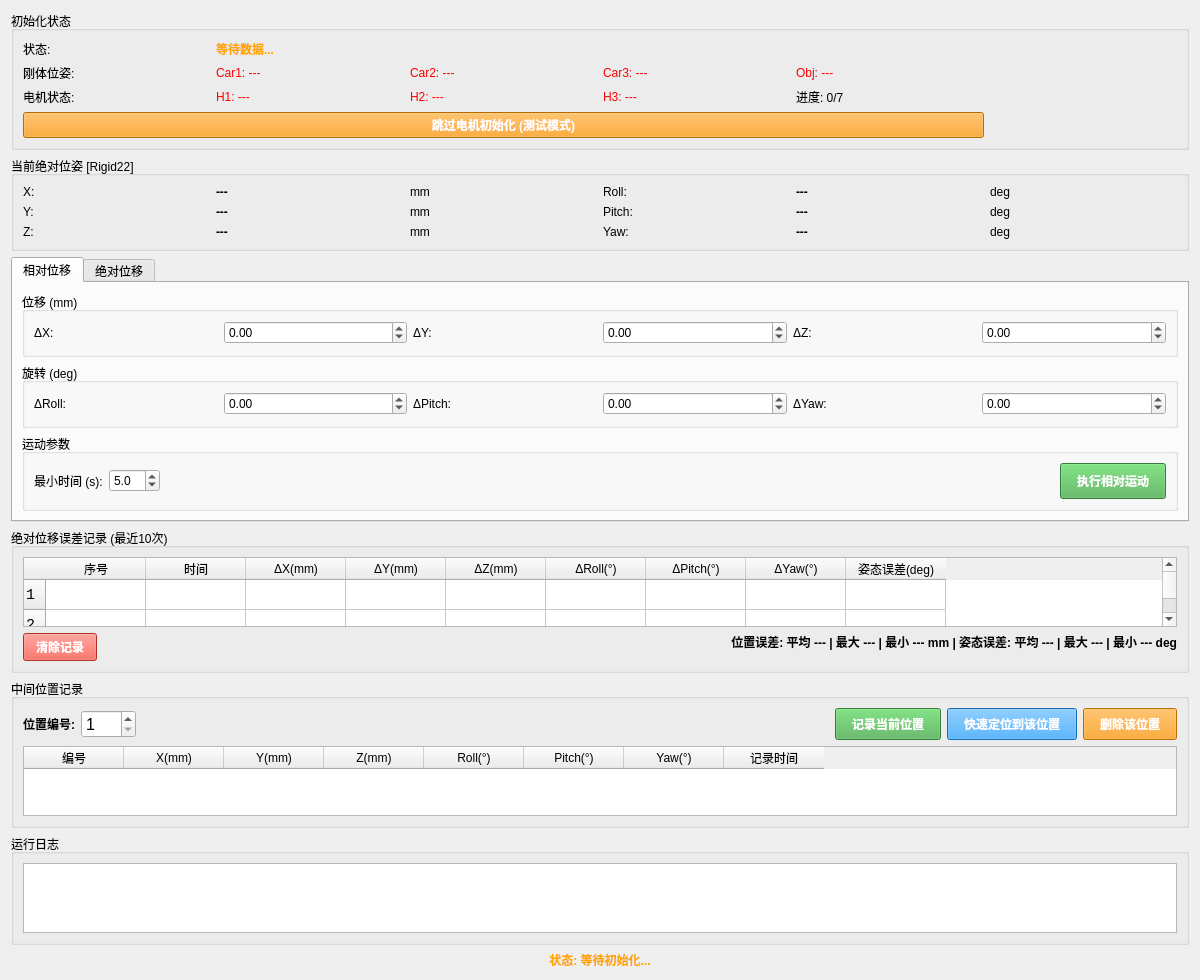
<?xml version="1.0" encoding="UTF-8"?>
<ui version="4.0">
 <class>HuataiControlWidget</class>
 <widget class="QWidget" name="HuataiControlWidget">
  <property name="geometry">
   <rect>
    <x>0</x>
    <y>0</y>
    <width>1200</width>
    <height>900</height>
   </rect>
  </property>
  <property name="windowTitle">
   <string>协同调姿控制器</string>
  </property>
  <layout class="QVBoxLayout" name="verticalLayout">
   <item>
    <widget class="QGroupBox" name="groupBox_init_status">
     <property name="title">
      <string>初始化状态</string>
     </property>
     <layout class="QGridLayout" name="gridLayout_init">
      <item row="0" column="0">
       <widget class="QLabel" name="label_init_title">
        <property name="text">
         <string>状态:</string>
        </property>
       </widget>
      </item>
      <item row="0" column="1" colspan="5">
       <widget class="QLabel" name="label_init_status">
        <property name="text">
         <string>等待数据...</string>
        </property>
        <property name="styleSheet">
         <string notr="true">color: orange; font-weight: bold;</string>
        </property>
       </widget>
      </item>
      <item row="1" column="0">
       <widget class="QLabel" name="label_poses">
        <property name="text">
         <string>刚体位姿:</string>
        </property>
       </widget>
      </item>
      <item row="1" column="1">
       <widget class="QLabel" name="status_car1">
        <property name="text">
         <string>Car1: ---</string>
        </property>
        <property name="styleSheet">
         <string notr="true">color: red;</string>
        </property>
       </widget>
      </item>
      <item row="1" column="2">
       <widget class="QLabel" name="status_car2">
        <property name="text">
         <string>Car2: ---</string>
        </property>
        <property name="styleSheet">
         <string notr="true">color: red;</string>
        </property>
       </widget>
      </item>
      <item row="1" column="3">
       <widget class="QLabel" name="status_car3">
        <property name="text">
         <string>Car3: ---</string>
        </property>
        <property name="styleSheet">
         <string notr="true">color: red;</string>
        </property>
       </widget>
      </item>
      <item row="1" column="4">
       <widget class="QLabel" name="status_obj">
        <property name="text">
         <string>Obj: ---</string>
        </property>
        <property name="styleSheet">
         <string notr="true">color: red;</string>
        </property>
       </widget>
      </item>
      <item row="2" column="0">
       <widget class="QLabel" name="label_motors">
        <property name="text">
         <string>电机状态:</string>
        </property>
       </widget>
      </item>
      <item row="2" column="1">
       <widget class="QLabel" name="status_motor1">
        <property name="text">
         <string>H1: ---</string>
        </property>
        <property name="styleSheet">
         <string notr="true">color: red;</string>
        </property>
       </widget>
      </item>
      <item row="2" column="2">
       <widget class="QLabel" name="status_motor2">
        <property name="text">
         <string>H2: ---</string>
        </property>
        <property name="styleSheet">
         <string notr="true">color: red;</string>
        </property>
       </widget>
      </item>
      <item row="2" column="3">
       <widget class="QLabel" name="status_motor3">
        <property name="text">
         <string>H3: ---</string>
        </property>
        <property name="styleSheet">
         <string notr="true">color: red;</string>
        </property>
       </widget>
      </item>
      <item row="2" column="4">
       <widget class="QLabel" name="label_init_progress">
        <property name="text">
         <string>进度: 0/7</string>
        </property>
       </widget>
      </item>
      <item row="3" column="0" colspan="5">
       <widget class="QPushButton" name="btn_skip_motor">
        <property name="text">
         <string>跳过电机初始化 (测试模式)</string>
        </property>
        <property name="styleSheet">
         <string notr="true">background-color: #FF9800; color: white; font-weight: bold;</string>
        </property>
       </widget>
      </item>
     </layout>
    </widget>
   </item>
   <item>
    <widget class="QGroupBox" name="groupBox_current">
     <property name="title">
      <string>当前绝对位姿 [Rigid22]</string>
     </property>
     <layout class="QGridLayout" name="gridLayout_current">
      <item row="0" column="0">
       <widget class="QLabel" name="label_curr_x">
        <property name="text">
         <string>X:</string>
        </property>
       </widget>
      </item>
      <item row="0" column="1">
       <widget class="QLabel" name="value_curr_x">
        <property name="text">
         <string>---</string>
        </property>
        <property name="font">
         <font>
          <weight>75</weight>
          <bold>true</bold>
         </font>
        </property>
       </widget>
      </item>
      <item row="0" column="2">
       <widget class="QLabel" name="label_curr_x_unit">
        <property name="text">
         <string>mm</string>
        </property>
       </widget>
      </item>
      <item row="0" column="3">
       <widget class="QLabel" name="label_curr_rx">
        <property name="text">
         <string>Roll:</string>
        </property>
       </widget>
      </item>
      <item row="0" column="4">
       <widget class="QLabel" name="value_curr_rx">
        <property name="text">
         <string>---</string>
        </property>
        <property name="font">
         <font>
          <weight>75</weight>
          <bold>true</bold>
         </font>
        </property>
       </widget>
      </item>
      <item row="0" column="5">
       <widget class="QLabel" name="label_curr_rx_unit">
        <property name="text">
         <string>deg</string>
        </property>
       </widget>
      </item>
      <item row="1" column="0">
       <widget class="QLabel" name="label_curr_y">
        <property name="text">
         <string>Y:</string>
        </property>
       </widget>
      </item>
      <item row="1" column="1">
       <widget class="QLabel" name="value_curr_y">
        <property name="text">
         <string>---</string>
        </property>
        <property name="font">
         <font>
          <weight>75</weight>
          <bold>true</bold>
         </font>
        </property>
       </widget>
      </item>
      <item row="1" column="2">
       <widget class="QLabel" name="label_curr_y_unit">
        <property name="text">
         <string>mm</string>
        </property>
       </widget>
      </item>
      <item row="1" column="3">
       <widget class="QLabel" name="label_curr_ry">
        <property name="text">
         <string>Pitch:</string>
        </property>
       </widget>
      </item>
      <item row="1" column="4">
       <widget class="QLabel" name="value_curr_ry">
        <property name="text">
         <string>---</string>
        </property>
        <property name="font">
         <font>
          <weight>75</weight>
          <bold>true</bold>
         </font>
        </property>
       </widget>
      </item>
      <item row="1" column="5">
       <widget class="QLabel" name="label_curr_ry_unit">
        <property name="text">
         <string>deg</string>
        </property>
       </widget>
      </item>
      <item row="2" column="0">
       <widget class="QLabel" name="label_curr_z">
        <property name="text">
         <string>Z:</string>
        </property>
       </widget>
      </item>
      <item row="2" column="1">
       <widget class="QLabel" name="value_curr_z">
        <property name="text">
         <string>---</string>
        </property>
        <property name="font">
         <font>
          <weight>75</weight>
          <bold>true</bold>
         </font>
        </property>
       </widget>
      </item>
      <item row="2" column="2">
       <widget class="QLabel" name="label_curr_z_unit">
        <property name="text">
         <string>mm</string>
        </property>
       </widget>
      </item>
      <item row="2" column="3">
       <widget class="QLabel" name="label_curr_rz">
        <property name="text">
         <string>Yaw:</string>
        </property>
       </widget>
      </item>
      <item row="2" column="4">
       <widget class="QLabel" name="value_curr_rz">
        <property name="text">
         <string>---</string>
        </property>
        <property name="font">
         <font>
          <weight>75</weight>
          <bold>true</bold>
         </font>
        </property>
       </widget>
      </item>
      <item row="2" column="5">
       <widget class="QLabel" name="label_curr_rz_unit">
        <property name="text">
         <string>deg</string>
        </property>
       </widget>
      </item>
     </layout>
    </widget>
   </item>
   <item>
    <widget class="QTabWidget" name="tabWidget">
     <property name="currentIndex">
      <number>0</number>
     </property>
     <widget class="QWidget" name="tab_relative">
      <attribute name="title">
       <string>相对位移</string>
      </attribute>
      <layout class="QVBoxLayout" name="verticalLayout_relative">
       <item>
        <widget class="QGroupBox" name="groupBox_rel_pos">
         <property name="title">
          <string>位移 (mm)</string>
         </property>
         <layout class="QGridLayout" name="gridLayout_rel_pos">
          <item row="0" column="0">
           <widget class="QLabel" name="label_rel_x">
            <property name="text">
             <string>ΔX:</string>
            </property>
           </widget>
          </item>
          <item row="0" column="1">
           <widget class="QDoubleSpinBox" name="spin_rel_x">
            <property name="decimals">
             <number>2</number>
            </property>
            <property name="minimum">
             <double>-200.000000000000000</double>
            </property>
            <property name="maximum">
             <double>200.000000000000000</double>
            </property>
            <property name="singleStep">
             <double>1.000000000000000</double>
            </property>
           </widget>
          </item>
          <item row="0" column="2">
           <widget class="QLabel" name="label_rel_y">
            <property name="text">
             <string>ΔY:</string>
            </property>
           </widget>
          </item>
          <item row="0" column="3">
           <widget class="QDoubleSpinBox" name="spin_rel_y">
            <property name="decimals">
             <number>2</number>
            </property>
            <property name="minimum">
             <double>-200.000000000000000</double>
            </property>
            <property name="maximum">
             <double>200.000000000000000</double>
            </property>
            <property name="singleStep">
             <double>1.000000000000000</double>
            </property>
           </widget>
          </item>
          <item row="0" column="4">
           <widget class="QLabel" name="label_rel_z">
            <property name="text">
             <string>ΔZ:</string>
            </property>
           </widget>
          </item>
          <item row="0" column="5">
           <widget class="QDoubleSpinBox" name="spin_rel_z">
            <property name="decimals">
             <number>2</number>
            </property>
            <property name="minimum">
             <double>-200.000000000000000</double>
            </property>
            <property name="maximum">
             <double>200.000000000000000</double>
            </property>
            <property name="singleStep">
             <double>1.000000000000000</double>
            </property>
           </widget>
          </item>
         </layout>
        </widget>
       </item>
       <item>
        <widget class="QGroupBox" name="groupBox_rel_rot">
         <property name="title">
          <string>旋转 (deg)</string>
         </property>
         <layout class="QGridLayout" name="gridLayout_rel_rot">
          <item row="0" column="0">
           <widget class="QLabel" name="label_rel_rx">
            <property name="text">
             <string>ΔRoll:</string>
            </property>
           </widget>
          </item>
          <item row="0" column="1">
           <widget class="QDoubleSpinBox" name="spin_rel_rx">
            <property name="decimals">
             <number>2</number>
            </property>
            <property name="minimum">
             <double>-1.000000000000000</double>
            </property>
            <property name="maximum">
             <double>1.000000000000000</double>
            </property>
            <property name="singleStep">
             <double>0.100000000000000</double>
            </property>
           </widget>
          </item>
          <item row="0" column="2">
           <widget class="QLabel" name="label_rel_ry">
            <property name="text">
             <string>ΔPitch:</string>
            </property>
           </widget>
          </item>
          <item row="0" column="3">
           <widget class="QDoubleSpinBox" name="spin_rel_ry">
            <property name="decimals">
             <number>2</number>
            </property>
            <property name="minimum">
             <double>-1.000000000000000</double>
            </property>
            <property name="maximum">
             <double>1.000000000000000</double>
            </property>
            <property name="singleStep">
             <double>0.100000000000000</double>
            </property>
           </widget>
          </item>
          <item row="0" column="4">
           <widget class="QLabel" name="label_rel_rz">
            <property name="text">
             <string>ΔYaw:</string>
            </property>
           </widget>
          </item>
          <item row="0" column="5">
           <widget class="QDoubleSpinBox" name="spin_rel_rz">
            <property name="decimals">
             <number>2</number>
            </property>
            <property name="minimum">
             <double>-1.000000000000000</double>
            </property>
            <property name="maximum">
             <double>1.000000000000000</double>
            </property>
            <property name="singleStep">
             <double>0.100000000000000</double>
            </property>
           </widget>
          </item>
         </layout>
        </widget>
       </item>
       <item>
        <widget class="QGroupBox" name="groupBox_rel_time">
         <property name="title">
          <string>运动参数</string>
         </property>
         <layout class="QHBoxLayout" name="horizontalLayout_rel_time">
          <item>
           <widget class="QLabel" name="label_rel_time">
            <property name="text">
             <string>最小时间 (s):</string>
            </property>
           </widget>
          </item>
          <item>
           <widget class="QDoubleSpinBox" name="spin_rel_time">
            <property name="decimals">
             <number>1</number>
            </property>
            <property name="minimum">
             <double>2.000000000000000</double>
            </property>
            <property name="maximum">
             <double>60.000000000000000</double>
            </property>
            <property name="singleStep">
             <double>0.500000000000000</double>
            </property>
            <property name="value">
             <double>5.000000000000000</double>
            </property>
           </widget>
          </item>
          <item>
           <spacer name="horizontalSpacer_rel">
            <property name="orientation">
             <enum>Qt::Horizontal</enum>
            </property>
            <property name="sizeHint" stdset="0">
             <size>
              <width>40</width>
              <height>20</height>
             </size>
            </property>
           </spacer>
          </item>
          <item>
           <widget class="QPushButton" name="btn_rel_execute">
            <property name="text">
             <string>执行相对运动</string>
            </property>
            <property name="styleSheet">
             <string notr="true">background-color: #4CAF50; color: white; font-weight: bold; padding: 8px 16px;</string>
            </property>
           </widget>
          </item>
         </layout>
        </widget>
       </item>
      </layout>
     </widget>
     <widget class="QWidget" name="tab_absolute">
      <attribute name="title">
       <string>绝对位移</string>
      </attribute>
      <layout class="QVBoxLayout" name="verticalLayout_absolute">
       <item>
        <widget class="QGroupBox" name="groupBox_abs_pos">
         <property name="title">
          <string>位置 (mm)</string>
         </property>
         <layout class="QGridLayout" name="gridLayout_abs_pos">
          <item row="0" column="0">
           <widget class="QLabel" name="label_abs_x">
            <property name="text">
             <string>X:</string>
            </property>
           </widget>
          </item>
          <item row="0" column="1">
           <widget class="QDoubleSpinBox" name="spin_abs_x">
            <property name="decimals">
             <number>2</number>
            </property>
            <property name="minimum">
             <double>-100000.000000000000000</double>
            </property>
            <property name="maximum">
             <double>100000.000000000000000</double>
            </property>
            <property name="singleStep">
             <double>1.000000000000000</double>
            </property>
           </widget>
          </item>
          <item row="0" column="2">
           <widget class="QLabel" name="label_abs_y">
            <property name="text">
             <string>Y:</string>
            </property>
           </widget>
          </item>
          <item row="0" column="3">
           <widget class="QDoubleSpinBox" name="spin_abs_y">
            <property name="decimals">
             <number>2</number>
            </property>
            <property name="minimum">
             <double>-100000.000000000000000</double>
            </property>
            <property name="maximum">
             <double>100000.000000000000000</double>
            </property>
            <property name="singleStep">
             <double>1.000000000000000</double>
            </property>
           </widget>
          </item>
          <item row="0" column="4">
           <widget class="QLabel" name="label_abs_z">
            <property name="text">
             <string>Z:</string>
            </property>
           </widget>
          </item>
          <item row="0" column="5">
           <widget class="QDoubleSpinBox" name="spin_abs_z">
            <property name="decimals">
             <number>2</number>
            </property>
            <property name="minimum">
             <double>-100000.000000000000000</double>
            </property>
            <property name="maximum">
             <double>100000.000000000000000</double>
            </property>
            <property name="singleStep">
             <double>1.000000000000000</double>
            </property>
           </widget>
          </item>
         </layout>
        </widget>
       </item>
       <item>
        <widget class="QGroupBox" name="groupBox_abs_rot">
         <property name="title">
          <string>姿态 (deg)</string>
         </property>
         <layout class="QGridLayout" name="gridLayout_abs_rot">
          <item row="0" column="0">
           <widget class="QLabel" name="label_abs_rx">
            <property name="text">
             <string>Roll:</string>
            </property>
           </widget>
          </item>
          <item row="0" column="1">
           <widget class="QDoubleSpinBox" name="spin_abs_rx">
            <property name="decimals">
             <number>2</number>
            </property>
            <property name="minimum">
             <double>-180.000000000000000</double>
            </property>
            <property name="maximum">
             <double>180.000000000000000</double>
            </property>
            <property name="singleStep">
             <double>0.100000000000000</double>
            </property>
           </widget>
          </item>
          <item row="0" column="2">
           <widget class="QLabel" name="label_abs_ry">
            <property name="text">
             <string>Pitch:</string>
            </property>
           </widget>
          </item>
          <item row="0" column="3">
           <widget class="QDoubleSpinBox" name="spin_abs_ry">
            <property name="decimals">
             <number>2</number>
            </property>
            <property name="minimum">
             <double>-180.000000000000000</double>
            </property>
            <property name="maximum">
             <double>180.000000000000000</double>
            </property>
            <property name="singleStep">
             <double>0.100000000000000</double>
            </property>
           </widget>
          </item>
          <item row="0" column="4">
           <widget class="QLabel" name="label_abs_rz">
            <property name="text">
             <string>Yaw:</string>
            </property>
           </widget>
          </item>
          <item row="0" column="5">
           <widget class="QDoubleSpinBox" name="spin_abs_rz">
            <property name="decimals">
             <number>2</number>
            </property>
            <property name="minimum">
             <double>-180.000000000000000</double>
            </property>
            <property name="maximum">
             <double>180.000000000000000</double>
            </property>
            <property name="singleStep">
             <double>0.100000000000000</double>
            </property>
           </widget>
          </item>
         </layout>
        </widget>
       </item>
       <item>
        <widget class="QGroupBox" name="groupBox_abs_time">
         <property name="title">
          <string>运动参数</string>
         </property>
         <layout class="QHBoxLayout" name="horizontalLayout_abs_time">
          <item>
           <widget class="QLabel" name="label_abs_time">
            <property name="text">
             <string>最小时间 (s):</string>
            </property>
           </widget>
          </item>
          <item>
           <widget class="QDoubleSpinBox" name="spin_abs_time">
            <property name="decimals">
             <number>1</number>
            </property>
            <property name="minimum">
             <double>2.000000000000000</double>
            </property>
            <property name="maximum">
             <double>60.000000000000000</double>
            </property>
            <property name="singleStep">
             <double>0.500000000000000</double>
            </property>
            <property name="value">
             <double>5.000000000000000</double>
            </property>
           </widget>
          </item>
          <item>
           <spacer name="horizontalSpacer_abs">
            <property name="orientation">
             <enum>Qt::Horizontal</enum>
            </property>
            <property name="sizeHint" stdset="0">
             <size>
              <width>40</width>
              <height>20</height>
             </size>
            </property>
           </spacer>
          </item>
          <item>
           <widget class="QPushButton" name="btn_abs_execute">
            <property name="text">
             <string>执行绝对运动</string>
            </property>
            <property name="styleSheet">
             <string notr="true">background-color: #2196F3; color: white; font-weight: bold; padding: 8px 16px;</string>
            </property>
           </widget>
          </item>
          <item>
           <widget class="QPushButton" name="btn_abs_record">
            <property name="text">
             <string>记录误差</string>
            </property>
            <property name="styleSheet">
             <string notr="true">background-color: #4CAF50; color: white; font-weight: bold; padding: 8px 16px;</string>
            </property>
           </widget>
          </item>
         </layout>
        </widget>
       </item>
      </layout>
     </widget>
    </widget>
   </item>
   <item>
    <widget class="QGroupBox" name="groupBox_deviation">
     <property name="title">
      <string>绝对位移误差记录 (最近10次)</string>
     </property>
     <layout class="QVBoxLayout" name="verticalLayout_deviation">
      <item>
       <widget class="QTableWidget" name="table_deviation">
        <property name="rowCount">
         <number>10</number>
        </property>
        <property name="columnCount">
         <number>9</number>
        </property>
        <property name="editTriggers">
         <set>QAbstractItemView::NoEditTriggers</set>
        </property>
        <property name="selectionMode">
         <enum>QAbstractItemView::SingleSelection</enum>
        </property>
        <property name="selectionBehavior">
         <enum>QAbstractItemView::SelectRows</enum>
        </property>
        <property name="font">
         <font>
          <family>Monospace</family>
          <pointsize>11</pointsize>
         </font>
        </property>
        <property name="minimumHeight">
         <number>200</number>
        </property>
        <column>
         <property name="text">
          <string>序号</string>
         </property>
         <property name="width">
          <number>50</number>
         </property>
        </column>
        <column>
         <property name="text">
          <string>时间</string>
         </property>
         <property name="width">
          <number>100</number>
         </property>
        </column>
        <column>
         <property name="text">
          <string>ΔX(mm)</string>
         </property>
         <property name="width">
          <number>80</number>
         </property>
        </column>
        <column>
         <property name="text">
          <string>ΔY(mm)</string>
         </property>
         <property name="width">
          <number>80</number>
         </property>
        </column>
        <column>
         <property name="text">
          <string>ΔZ(mm)</string>
         </property>
         <property name="width">
          <number>80</number>
         </property>
        </column>
        <column>
         <property name="text">
          <string>ΔRoll(°)</string>
         </property>
         <property name="width">
          <number>80</number>
         </property>
        </column>
        <column>
         <property name="text">
          <string>ΔPitch(°)</string>
         </property>
         <property name="width">
          <number>80</number>
         </property>
        </column>
        <column>
         <property name="text">
          <string>ΔYaw(°)</string>
         </property>
         <property name="width">
          <number>80</number>
         </property>
        </column>
        <column>
         <property name="text">
          <string>姿态误差(deg)</string>
         </property>
         <property name="width">
          <number>100</number>
         </property>
        </column>
       </widget>
      </item>
      <item>
       <layout class="QHBoxLayout" name="horizontalLayout_deviation">
        <item>
         <widget class="QPushButton" name="btn_clear_records">
          <property name="text">
           <string>清除记录</string>
          </property>
          <property name="styleSheet">
           <string notr="true">background-color: #f44336; color: white; font-weight: bold; padding: 4px 12px;</string>
          </property>
         </widget>
        </item>
        <item>
         <spacer name="horizontalSpacer_deviation">
          <property name="orientation">
           <enum>Qt::Horizontal</enum>
          </property>
          <property name="sizeHint" stdset="0">
           <size>
            <width>40</width>
            <height>20</height>
           </size>
          </property>
         </spacer>
        </item>
        <item>
         <widget class="QLabel" name="label_deviation_summary">
          <property name="text">
           <string>位置误差: 平均 --- | 最大 --- | 最小 --- mm | 姿态误差: 平均 --- | 最大 --- | 最小 --- deg</string>
          </property>
          <property name="alignment">
           <set>Qt::AlignRight</set>
          </property>
          <property name="styleSheet">
           <string notr="true">font-weight: bold;</string>
          </property>
         </widget>
        </item>
       </layout>
      </item>
     </layout>
    </widget>
   </item>
   <item>
    <widget class="QGroupBox" name="groupBox_positions">
     <property name="title">
      <string>中间位置记录</string>
     </property>
     <layout class="QVBoxLayout" name="verticalLayout_positions">
      <item>
       <layout class="QHBoxLayout" name="horizontalLayout_pos_input">
        <item>
         <widget class="QLabel" name="label_pos_id">
          <property name="text">
           <string>位置编号:</string>
          </property>
          <property name="styleSheet">
           <string notr="true">font-weight: bold;</string>
          </property>
         </widget>
        </item>
        <item>
         <widget class="QSpinBox" name="spin_pos_id">
          <property name="minimum">
           <number>1</number>
          </property>
          <property name="maximum">
           <number>999</number>
          </property>
          <property name="value">
           <number>1</number>
          </property>
          <property name="font">
           <font>
            <pointsize>12</pointsize>
           </font>
          </property>
         </widget>
        </item>
        <item>
         <spacer name="horizontalSpacer_pos">
          <property name="orientation">
           <enum>Qt::Horizontal</enum>
          </property>
          <property name="sizeHint" stdset="0">
           <size>
            <width>20</width>
            <height>20</height>
           </size>
          </property>
         </spacer>
        </item>
        <item>
         <widget class="QPushButton" name="btn_record_pos">
          <property name="text">
           <string>记录当前位置</string>
          </property>
          <property name="styleSheet">
           <string notr="true">background-color: #4CAF50; color: white; font-weight: bold; padding: 6px 16px; font-size: 12px;</string>
          </property>
         </widget>
        </item>
        <item>
         <widget class="QPushButton" name="btn_go_to_pos">
          <property name="text">
           <string>快速定位到该位置</string>
          </property>
          <property name="styleSheet">
           <string notr="true">background-color: #2196F3; color: white; font-weight: bold; padding: 6px 16px; font-size: 12px;</string>
          </property>
         </widget>
        </item>
        <item>
         <widget class="QPushButton" name="btn_delete_pos">
          <property name="text">
           <string>删除该位置</string>
          </property>
          <property name="styleSheet">
           <string notr="true">background-color: #FF9800; color: white; font-weight: bold; padding: 6px 16px; font-size: 12px;</string>
          </property>
         </widget>
        </item>
       </layout>
      </item>
      <item>
       <widget class="QTableWidget" name="table_positions">
        <property name="rowCount">
         <number>0</number>
        </property>
        <property name="columnCount">
         <number>8</number>
        </property>
        <property name="editTriggers">
         <set>QAbstractItemView::NoEditTriggers</set>
        </property>
        <property name="selectionMode">
         <enum>QAbstractItemView::SingleSelection</enum>
        </property>
        <property name="selectionBehavior">
         <enum>QAbstractItemView::SelectRows</enum>
        </property>
        <property name="font">
         <font>
          <family>Monospace</family>
          <pointsize>11</pointsize>
         </font>
        </property>
        <property name="minimumHeight">
         <number>150</number>
        </property>
        <column>
         <property name="text">
          <string>编号</string>
         </property>
         <property name="width">
          <number>60</number>
         </property>
        </column>
        <column>
         <property name="text">
          <string>X(mm)</string>
         </property>
         <property name="width">
          <number>90</number>
         </property>
        </column>
        <column>
         <property name="text">
          <string>Y(mm)</string>
         </property>
         <property name="width">
          <number>90</number>
         </property>
        </column>
        <column>
         <property name="text">
          <string>Z(mm)</string>
         </property>
         <property name="width">
          <number>90</number>
         </property>
        </column>
        <column>
         <property name="text">
          <string>Roll(°)</string>
         </property>
         <property name="width">
          <number>80</number>
         </property>
        </column>
        <column>
         <property name="text">
          <string>Pitch(°)</string>
         </property>
         <property name="width">
          <number>80</number>
         </property>
        </column>
        <column>
         <property name="text">
          <string>Yaw(°)</string>
         </property>
         <property name="width">
          <number>80</number>
         </property>
        </column>
        <column>
         <property name="text">
          <string>记录时间</string>
         </property>
         <property name="width">
          <number>120</number>
         </property>
        </column>
       </widget>
      </item>
     </layout>
    </widget>
   </item>
   <item>
    <widget class="QGroupBox" name="groupBox_log">
     <property name="title">
      <string>运行日志</string>
     </property>
     <layout class="QVBoxLayout" name="verticalLayout_log">
      <item>
       <widget class="QTextEdit" name="text_log">
        <property name="readOnly">
         <bool>true</bool>
        </property>
        <property name="font">
         <font>
          <family>Monospace</family>
          <pointsize>10</pointsize>
         </font>
        </property>
       </widget>
      </item>
     </layout>
    </widget>
   </item>
   <item>
    <widget class="QLabel" name="label_status">
     <property name="text">
      <string>状态: 等待初始化...</string>
     </property>
     <property name="alignment">
      <set>Qt::AlignCenter</set>
     </property>
     <property name="styleSheet">
      <string notr="true">color: orange; font-weight: bold;</string>
     </property>
    </widget>
   </item>
  </layout>
 </widget>
 <resources>
 </resources>
 <connections>
 </connections>
</ui>
